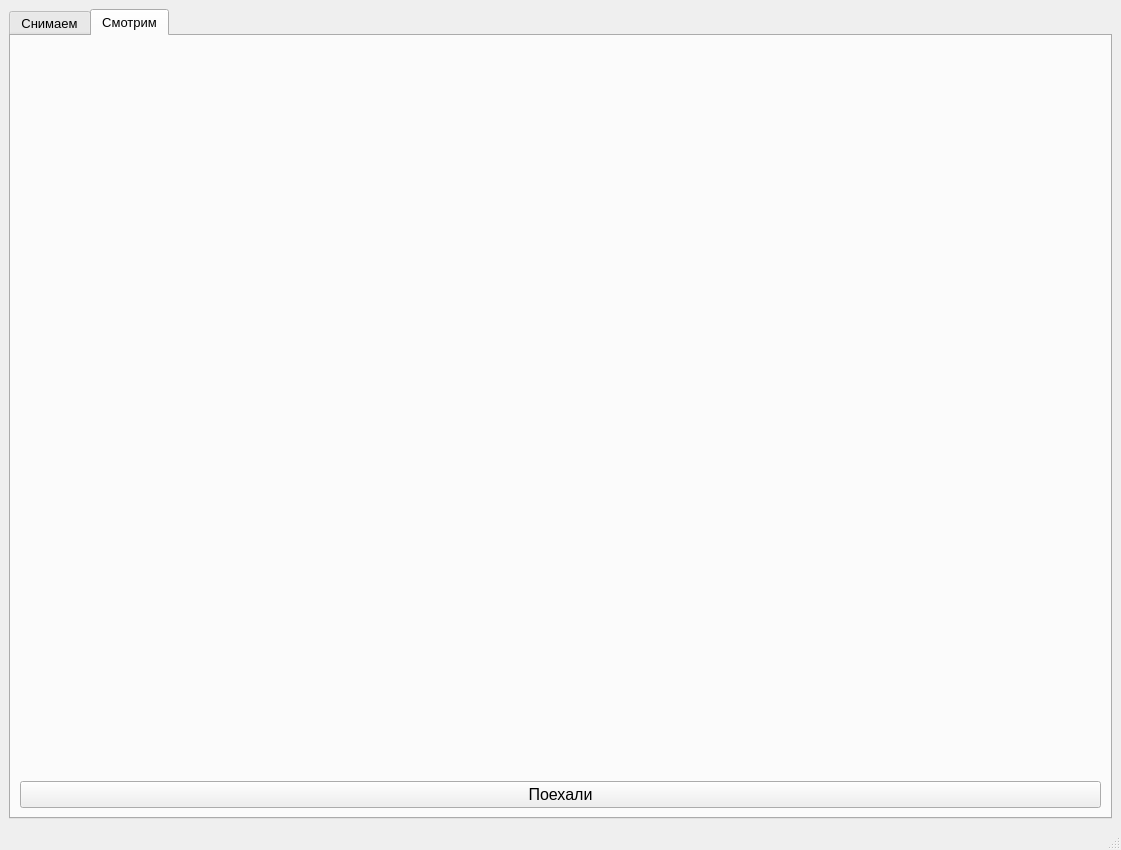
<?xml version="1.0" encoding="UTF-8"?>
<ui version="4.0">
 <class>MainWindow</class>
 <widget class="QMainWindow" name="MainWindow">
  <property name="geometry">
   <rect>
    <x>0</x>
    <y>0</y>
    <width>1121</width>
    <height>850</height>
   </rect>
  </property>
  <property name="font">
   <font>
    <pointsize>8</pointsize>
   </font>
  </property>
  <property name="windowTitle">
   <string>Программа распознавания образов</string>
  </property>
  <widget class="QWidget" name="centralwidget">
   <layout class="QGridLayout" name="gridLayout_5">
    <item row="0" column="0">
     <widget class="QTabWidget" name="tabWidget">
      <property name="font">
       <font>
        <pointsize>10</pointsize>
        <weight>50</weight>
        <bold>false</bold>
       </font>
      </property>
      <property name="styleSheet">
       <string notr="true"/>
      </property>
      <property name="currentIndex">
       <number>1</number>
      </property>
      <widget class="QWidget" name="tab">
       <attribute name="title">
        <string>Снимаем</string>
       </attribute>
       <layout class="QGridLayout" name="gridLayout">
        <item row="1" column="0" colspan="2">
         <widget class="QGroupBox" name="groupBox_2">
          <property name="font">
           <font>
            <pointsize>10</pointsize>
           </font>
          </property>
          <property name="title">
           <string>Таблица классов</string>
          </property>
          <layout class="QGridLayout" name="gridLayout_4">
           <item row="0" column="0">
            <widget class="QTableWidget" name="tableWidget">
             <property name="font">
              <font>
               <pointsize>12</pointsize>
              </font>
             </property>
             <attribute name="horizontalHeaderCascadingSectionResizes">
              <bool>false</bool>
             </attribute>
             <attribute name="horizontalHeaderStretchLastSection">
              <bool>false</bool>
             </attribute>
             <attribute name="verticalHeaderVisible">
              <bool>false</bool>
             </attribute>
             <row>
              <property name="text">
               <string>New Row</string>
              </property>
              <property name="textAlignment">
               <set>AlignCenter</set>
              </property>
             </row>
             <column>
              <property name="text">
               <string>Номер класса</string>
              </property>
              <property name="font">
               <font>
                <family>MS Shell Dlg 2</family>
                <pointsize>10</pointsize>
               </font>
              </property>
              <property name="textAlignment">
               <set>AlignCenter</set>
              </property>
              <property name="background">
               <color>
                <red>255</red>
                <green>255</green>
                <blue>255</blue>
               </color>
              </property>
             </column>
             <column>
              <property name="text">
               <string>Имя класса</string>
              </property>
              <property name="font">
               <font>
                <family>MS Shell Dlg 2</family>
                <pointsize>10</pointsize>
               </font>
              </property>
              <property name="textAlignment">
               <set>AlignCenter</set>
              </property>
             </column>
             <item row="0" column="0">
              <property name="text">
               <string/>
              </property>
              <property name="textAlignment">
               <set>AlignCenter</set>
              </property>
             </item>
             <item row="0" column="1">
              <property name="text">
               <string/>
              </property>
              <property name="textAlignment">
               <set>AlignCenter</set>
              </property>
             </item>
            </widget>
           </item>
           <item row="0" column="1">
            <layout class="QVBoxLayout" name="verticalLayout">
             <item>
              <widget class="QPushButton" name="table_add_row">
               <property name="font">
                <font>
                 <pointsize>12</pointsize>
                </font>
               </property>
               <property name="text">
                <string>Добавить строку</string>
               </property>
              </widget>
             </item>
             <item>
              <widget class="QPushButton" name="table_remove_row">
               <property name="font">
                <font>
                 <pointsize>12</pointsize>
                </font>
               </property>
               <property name="text">
                <string>Удалить строку</string>
               </property>
              </widget>
             </item>
             <item>
              <widget class="QPushButton" name="save_table">
               <property name="font">
                <font>
                 <pointsize>12</pointsize>
                </font>
               </property>
               <property name="text">
                <string>Сохранить таблицу</string>
               </property>
              </widget>
             </item>
             <item>
              <spacer name="verticalSpacer">
               <property name="orientation">
                <enum>Qt::Vertical</enum>
               </property>
               <property name="sizeHint" stdset="0">
                <size>
                 <width>20</width>
                 <height>40</height>
                </size>
               </property>
              </spacer>
             </item>
            </layout>
           </item>
          </layout>
         </widget>
        </item>
        <item row="0" column="1">
         <widget class="QGroupBox" name="groupBox_5">
          <property name="font">
           <font>
            <pointsize>10</pointsize>
           </font>
          </property>
          <property name="title">
           <string>Связь с осциллографом</string>
          </property>
          <layout class="QGridLayout" name="gridLayout_7">
           <item row="0" column="0">
            <layout class="QHBoxLayout" name="horizontalLayout_2">
             <item>
              <widget class="QLabel" name="osci_adress_label">
               <property name="font">
                <font>
                 <pointsize>12</pointsize>
                </font>
               </property>
               <property name="text">
                <string>Адрес:</string>
               </property>
              </widget>
             </item>
             <item>
              <widget class="QLineEdit" name="osci_adress">
               <property name="font">
                <font>
                 <pointsize>12</pointsize>
                </font>
               </property>
               <property name="text">
                <string>169.254.35.133</string>
               </property>
              </widget>
             </item>
             <item>
              <widget class="Line" name="line_4">
               <property name="orientation">
                <enum>Qt::Vertical</enum>
               </property>
              </widget>
             </item>
             <item>
              <widget class="QLabel" name="osci_status_label">
               <property name="font">
                <font>
                 <pointsize>12</pointsize>
                </font>
               </property>
               <property name="text">
                <string>Статус:</string>
               </property>
              </widget>
             </item>
             <item>
              <widget class="QLabel" name="osci_status_label_now">
               <property name="font">
                <font>
                 <pointsize>12</pointsize>
                 <weight>75</weight>
                 <bold>true</bold>
                </font>
               </property>
               <property name="styleSheet">
                <string notr="true">color: rgb(255, 0, 4);</string>
               </property>
               <property name="lineWidth">
                <number>0</number>
               </property>
               <property name="text">
                <string>Отключен</string>
               </property>
              </widget>
             </item>
             <item>
              <widget class="QPushButton" name="osci_reconnect">
               <property name="font">
                <font>
                 <pointsize>12</pointsize>
                </font>
               </property>
               <property name="text">
                <string>Переподключиться</string>
               </property>
              </widget>
             </item>
            </layout>
           </item>
          </layout>
         </widget>
        </item>
        <item row="0" column="0">
         <widget class="QGroupBox" name="groupBox">
          <property name="font">
           <font>
            <pointsize>10</pointsize>
           </font>
          </property>
          <property name="title">
           <string>Рабочая папка</string>
          </property>
          <layout class="QGridLayout" name="gridLayout_3">
           <item row="0" column="0">
            <layout class="QHBoxLayout" name="horizontalLayout">
             <item>
              <widget class="QToolButton" name="toolButton">
               <property name="font">
                <font>
                 <pointsize>12</pointsize>
                </font>
               </property>
               <property name="text">
                <string>...</string>
               </property>
              </widget>
             </item>
             <item>
              <widget class="QLabel" name="path_label">
               <property name="font">
                <font>
                 <pointsize>12</pointsize>
                </font>
               </property>
               <property name="text">
                <string>Не выбран</string>
               </property>
              </widget>
             </item>
            </layout>
           </item>
          </layout>
         </widget>
        </item>
        <item row="2" column="0" colspan="2">
         <widget class="QGroupBox" name="groupBox_3">
          <property name="font">
           <font>
            <pointsize>10</pointsize>
           </font>
          </property>
          <property name="title">
           <string>Снимаем осциллограммы</string>
          </property>
          <layout class="QGridLayout" name="gridLayout_2">
           <item row="0" column="3">
            <widget class="QLabel" name="class_name_label">
             <property name="font">
              <font>
               <pointsize>12</pointsize>
              </font>
             </property>
             <property name="text">
              <string>Имя класса</string>
             </property>
            </widget>
           </item>
           <item row="3" column="0" colspan="10">
            <widget class="QProgressBar" name="progressBar">
             <property name="enabled">
              <bool>true</bool>
             </property>
             <property name="font">
              <font>
               <pointsize>10</pointsize>
              </font>
             </property>
             <property name="styleSheet">
              <string notr="true">gridline-color: rgb(191, 255, 123);
selection-color: rgb(255, 255, 255);</string>
             </property>
             <property name="maximum">
              <number>50</number>
             </property>
             <property name="value">
              <number>10</number>
             </property>
             <property name="alignment">
              <set>Qt::AlignBottom|Qt::AlignRight|Qt::AlignTrailing</set>
             </property>
             <property name="textVisible">
              <bool>true</bool>
             </property>
             <property name="invertedAppearance">
              <bool>false</bool>
             </property>
             <property name="format">
              <string>%p</string>
             </property>
            </widget>
           </item>
           <item row="3" column="11" colspan="2">
            <widget class="QPushButton" name="take_osci">
             <property name="font">
              <font>
               <pointsize>12</pointsize>
              </font>
             </property>
             <property name="text">
              <string>Начать</string>
             </property>
            </widget>
           </item>
           <item row="0" column="12">
            <widget class="QSpinBox" name="steps">
             <property name="font">
              <font>
               <pointsize>12</pointsize>
              </font>
             </property>
             <property name="maximum">
              <number>100</number>
             </property>
             <property name="value">
              <number>50</number>
             </property>
            </widget>
           </item>
           <item row="0" column="11">
            <widget class="QLabel" name="steps_label">
             <property name="font">
              <font>
               <pointsize>12</pointsize>
              </font>
             </property>
             <property name="text">
              <string>Количество замеров</string>
             </property>
            </widget>
           </item>
           <item row="0" column="10">
            <widget class="Line" name="line_2">
             <property name="orientation">
              <enum>Qt::Vertical</enum>
             </property>
            </widget>
           </item>
           <item row="0" column="4">
            <widget class="Line" name="line">
             <property name="orientation">
              <enum>Qt::Vertical</enum>
             </property>
            </widget>
           </item>
           <item row="0" column="2">
            <widget class="QComboBox" name="class_chooser">
             <property name="font">
              <font>
               <pointsize>12</pointsize>
              </font>
             </property>
            </widget>
           </item>
           <item row="0" column="6">
            <widget class="QLabel" name="range_label_2">
             <property name="font">
              <font>
               <pointsize>12</pointsize>
              </font>
             </property>
             <property name="text">
              <string>от</string>
             </property>
            </widget>
           </item>
           <item row="0" column="7">
            <widget class="QComboBox" name="range_chooser_bottom">
             <property name="font">
              <font>
               <pointsize>12</pointsize>
              </font>
             </property>
             <item>
              <property name="text">
               <string>1</string>
              </property>
             </item>
             <item>
              <property name="text">
               <string>2</string>
              </property>
             </item>
             <item>
              <property name="text">
               <string>3</string>
              </property>
             </item>
             <item>
              <property name="text">
               <string>4</string>
              </property>
             </item>
             <item>
              <property name="text">
               <string>5</string>
              </property>
             </item>
             <item>
              <property name="text">
               <string>6</string>
              </property>
             </item>
             <item>
              <property name="text">
               <string>7</string>
              </property>
             </item>
             <item>
              <property name="text">
               <string>8</string>
              </property>
             </item>
             <item>
              <property name="text">
               <string>9</string>
              </property>
             </item>
             <item>
              <property name="text">
               <string>10</string>
              </property>
             </item>
            </widget>
           </item>
           <item row="0" column="5">
            <widget class="QLabel" name="range_label">
             <property name="font">
              <font>
               <pointsize>12</pointsize>
              </font>
             </property>
             <property name="text">
              <string>Дальность:</string>
             </property>
            </widget>
           </item>
           <item row="0" column="1">
            <widget class="QLabel" name="class_label">
             <property name="font">
              <font>
               <pointsize>12</pointsize>
              </font>
             </property>
             <property name="text">
              <string>Класс</string>
             </property>
            </widget>
           </item>
           <item row="0" column="8">
            <widget class="QLabel" name="range_label_3">
             <property name="font">
              <font>
               <pointsize>12</pointsize>
              </font>
             </property>
             <property name="text">
              <string>до</string>
             </property>
            </widget>
           </item>
           <item row="0" column="13">
            <spacer name="horizontalSpacer_2">
             <property name="orientation">
              <enum>Qt::Horizontal</enum>
             </property>
             <property name="sizeHint" stdset="0">
              <size>
               <width>40</width>
               <height>20</height>
              </size>
             </property>
            </spacer>
           </item>
           <item row="0" column="9">
            <widget class="QComboBox" name="range_chooser_up">
             <property name="font">
              <font>
               <pointsize>12</pointsize>
              </font>
             </property>
             <item>
              <property name="text">
               <string>1</string>
              </property>
             </item>
             <item>
              <property name="text">
               <string>2</string>
              </property>
             </item>
             <item>
              <property name="text">
               <string>3</string>
              </property>
             </item>
             <item>
              <property name="text">
               <string>4</string>
              </property>
             </item>
             <item>
              <property name="text">
               <string>5</string>
              </property>
             </item>
             <item>
              <property name="text">
               <string>6</string>
              </property>
             </item>
             <item>
              <property name="text">
               <string>7</string>
              </property>
             </item>
             <item>
              <property name="text">
               <string>8</string>
              </property>
             </item>
             <item>
              <property name="text">
               <string>9</string>
              </property>
             </item>
             <item>
              <property name="text">
               <string>10</string>
              </property>
             </item>
            </widget>
           </item>
           <item row="1" column="1" colspan="12">
            <widget class="Line" name="line_3">
             <property name="orientation">
              <enum>Qt::Horizontal</enum>
             </property>
            </widget>
           </item>
          </layout>
         </widget>
        </item>
        <item row="3" column="0" rowspan="2" colspan="2">
         <widget class="QGroupBox" name="groupBox_4">
          <property name="font">
           <font>
            <pointsize>10</pointsize>
           </font>
          </property>
          <property name="title">
           <string>Перенастраиваем систему</string>
          </property>
          <layout class="QGridLayout" name="gridLayout_6">
           <item row="0" column="0">
            <widget class="QPushButton" name="start_learn">
             <property name="font">
              <font>
               <pointsize>12</pointsize>
              </font>
             </property>
             <property name="text">
              <string>Перенастроить</string>
             </property>
            </widget>
           </item>
          </layout>
         </widget>
        </item>
       </layout>
      </widget>
      <widget class="QWidget" name="tab_2">
       <attribute name="title">
        <string>Смотрим</string>
       </attribute>
       <layout class="QGridLayout" name="gridLayout_9">
        <item row="0" column="0">
         <layout class="QGridLayout" name="gridLayout_8">
          <item row="0" column="0">
           <widget class="QLabel" name="predict_c">
            <property name="font">
             <font>
              <pointsize>12</pointsize>
              <strikeout>false</strikeout>
             </font>
            </property>
            <property name="text">
             <string/>
            </property>
            <property name="textFormat">
             <enum>Qt::AutoText</enum>
            </property>
            <property name="scaledContents">
             <bool>false</bool>
            </property>
            <property name="alignment">
             <set>Qt::AlignCenter</set>
            </property>
           </widget>
          </item>
          <item row="1" column="0">
           <widget class="QLabel" name="predict_r">
            <property name="font">
             <font>
              <family>MS Shell Dlg 2</family>
              <pointsize>12</pointsize>
             </font>
            </property>
            <property name="text">
             <string/>
            </property>
            <property name="alignment">
             <set>Qt::AlignCenter</set>
            </property>
           </widget>
          </item>
          <item row="2" column="0">
           <widget class="QPushButton" name="start_predict">
            <property name="font">
             <font>
              <pointsize>12</pointsize>
             </font>
            </property>
            <property name="text">
             <string>Поехали</string>
            </property>
           </widget>
          </item>
         </layout>
        </item>
       </layout>
      </widget>
     </widget>
    </item>
   </layout>
  </widget>
  <widget class="QStatusBar" name="statusbar"/>
 </widget>
 <resources/>
 <connections/>
</ui>
